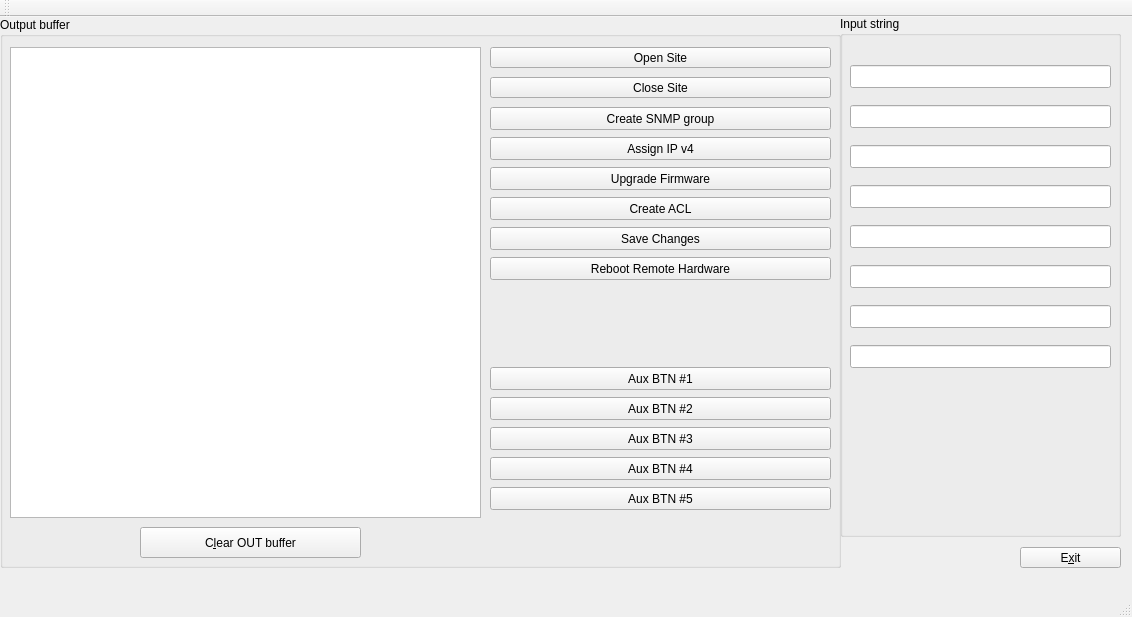
<?xml version="1.0" encoding="UTF-8"?>
<ui version="4.0">
 <class>iface</class>
 <widget class="QMainWindow" name="iface">
  <property name="geometry">
   <rect>
    <x>0</x>
    <y>0</y>
    <width>1132</width>
    <height>617</height>
   </rect>
  </property>
  <property name="windowTitle">
   <string>iface</string>
  </property>
  <widget class="QWidget" name="centralWidget">
   <widget class="QLineEdit" name="lineEdit">
    <property name="geometry">
     <rect>
      <x>850</x>
      <y>48</y>
      <width>261</width>
      <height>23</height>
     </rect>
    </property>
   </widget>
   <widget class="QLineEdit" name="lineEdit_2">
    <property name="geometry">
     <rect>
      <x>850</x>
      <y>88</y>
      <width>261</width>
      <height>23</height>
     </rect>
    </property>
   </widget>
   <widget class="QLineEdit" name="lineEdit_3">
    <property name="geometry">
     <rect>
      <x>850</x>
      <y>128</y>
      <width>261</width>
      <height>23</height>
     </rect>
    </property>
   </widget>
   <widget class="QLineEdit" name="lineEdit_4">
    <property name="geometry">
     <rect>
      <x>850</x>
      <y>168</y>
      <width>261</width>
      <height>23</height>
     </rect>
    </property>
   </widget>
   <widget class="QLineEdit" name="lineEdit_5">
    <property name="geometry">
     <rect>
      <x>850</x>
      <y>208</y>
      <width>261</width>
      <height>23</height>
     </rect>
    </property>
   </widget>
   <widget class="QLineEdit" name="lineEdit_6">
    <property name="geometry">
     <rect>
      <x>850</x>
      <y>248</y>
      <width>261</width>
      <height>23</height>
     </rect>
    </property>
   </widget>
   <widget class="QLineEdit" name="lineEdit_7">
    <property name="geometry">
     <rect>
      <x>850</x>
      <y>288</y>
      <width>261</width>
      <height>23</height>
     </rect>
    </property>
   </widget>
   <widget class="QLineEdit" name="lineEdit_8">
    <property name="geometry">
     <rect>
      <x>850</x>
      <y>328</y>
      <width>261</width>
      <height>23</height>
     </rect>
    </property>
   </widget>
   <widget class="QGroupBox" name="groupBox">
    <property name="geometry">
     <rect>
      <x>0</x>
      <y>0</y>
      <width>841</width>
      <height>551</height>
     </rect>
    </property>
    <property name="title">
     <string>Output buffer</string>
    </property>
    <widget class="QPushButton" name="pushButton_6">
     <property name="geometry">
      <rect>
       <x>490</x>
       <y>180</y>
       <width>341</width>
       <height>23</height>
      </rect>
     </property>
     <property name="text">
      <string>Create ACL</string>
     </property>
    </widget>
    <widget class="QPushButton" name="pushButton_5">
     <property name="geometry">
      <rect>
       <x>490</x>
       <y>150</y>
       <width>341</width>
       <height>23</height>
      </rect>
     </property>
     <property name="text">
      <string>Upgrade Firmware</string>
     </property>
    </widget>
    <widget class="QPushButton" name="pushButton_4">
     <property name="geometry">
      <rect>
       <x>490</x>
       <y>120</y>
       <width>341</width>
       <height>23</height>
      </rect>
     </property>
     <property name="text">
      <string>Assign IP v4</string>
     </property>
    </widget>
    <widget class="QPushButton" name="pushButton_3">
     <property name="geometry">
      <rect>
       <x>490</x>
       <y>90</y>
       <width>341</width>
       <height>23</height>
      </rect>
     </property>
     <property name="text">
      <string>Create SNMP group</string>
     </property>
    </widget>
    <widget class="QPushButton" name="pushButton_2">
     <property name="geometry">
      <rect>
       <x>490</x>
       <y>60</y>
       <width>341</width>
       <height>21</height>
      </rect>
     </property>
     <property name="text">
      <string>Close Site</string>
     </property>
    </widget>
    <widget class="QPushButton" name="pushButton">
     <property name="geometry">
      <rect>
       <x>490</x>
       <y>30</y>
       <width>341</width>
       <height>21</height>
      </rect>
     </property>
     <property name="text">
      <string>Open Site</string>
     </property>
    </widget>
    <widget class="QPushButton" name="pushButton_8">
     <property name="geometry">
      <rect>
       <x>490</x>
       <y>240</y>
       <width>341</width>
       <height>23</height>
      </rect>
     </property>
     <property name="text">
      <string>Reboot Remote Hardware</string>
     </property>
    </widget>
    <widget class="QPushButton" name="pushButton_10">
     <property name="geometry">
      <rect>
       <x>490</x>
       <y>380</y>
       <width>341</width>
       <height>23</height>
      </rect>
     </property>
     <property name="text">
      <string>Aux BTN #2</string>
     </property>
    </widget>
    <widget class="QPushButton" name="pushButton_11">
     <property name="geometry">
      <rect>
       <x>490</x>
       <y>410</y>
       <width>341</width>
       <height>23</height>
      </rect>
     </property>
     <property name="text">
      <string>Aux BTN #3</string>
     </property>
    </widget>
    <widget class="QPushButton" name="pushButton_12">
     <property name="geometry">
      <rect>
       <x>490</x>
       <y>440</y>
       <width>341</width>
       <height>23</height>
      </rect>
     </property>
     <property name="text">
      <string>Aux BTN #4</string>
     </property>
    </widget>
    <widget class="QPushButton" name="pushButton_13">
     <property name="geometry">
      <rect>
       <x>490</x>
       <y>470</y>
       <width>341</width>
       <height>23</height>
      </rect>
     </property>
     <property name="text">
      <string>Aux BTN #5</string>
     </property>
    </widget>
    <widget class="QPushButton" name="pushButton_7">
     <property name="geometry">
      <rect>
       <x>490</x>
       <y>210</y>
       <width>341</width>
       <height>23</height>
      </rect>
     </property>
     <property name="text">
      <string>Save Changes</string>
     </property>
    </widget>
    <widget class="QPushButton" name="pushButton_9">
     <property name="geometry">
      <rect>
       <x>490</x>
       <y>350</y>
       <width>341</width>
       <height>23</height>
      </rect>
     </property>
     <property name="text">
      <string>Aux BTN #1</string>
     </property>
    </widget>
    <widget class="QTextBrowser" name="textBrowser">
     <property name="geometry">
      <rect>
       <x>10</x>
       <y>30</y>
       <width>471</width>
       <height>471</height>
      </rect>
     </property>
    </widget>
    <widget class="QPushButton" name="pushButtonClear">
     <property name="geometry">
      <rect>
       <x>140</x>
       <y>510</y>
       <width>221</width>
       <height>31</height>
      </rect>
     </property>
     <property name="text">
      <string>C&amp;lear OUT buffer</string>
     </property>
    </widget>
   </widget>
   <widget class="QPushButton" name="pushButtonExit">
    <property name="geometry">
     <rect>
      <x>1020</x>
      <y>530</y>
      <width>101</width>
      <height>21</height>
     </rect>
    </property>
    <property name="text">
     <string>E&amp;xit</string>
    </property>
   </widget>
   <widget class="QGroupBox" name="groupBox_2">
    <property name="geometry">
     <rect>
      <x>840</x>
      <y>-1</y>
      <width>281</width>
      <height>521</height>
     </rect>
    </property>
    <property name="title">
     <string>Input string</string>
    </property>
   </widget>
   <zorder>groupBox_2</zorder>
   <zorder>groupBox</zorder>
   <zorder>lineEdit</zorder>
   <zorder>lineEdit_2</zorder>
   <zorder>lineEdit_3</zorder>
   <zorder>lineEdit_4</zorder>
   <zorder>lineEdit_5</zorder>
   <zorder>lineEdit_6</zorder>
   <zorder>lineEdit_7</zorder>
   <zorder>lineEdit_8</zorder>
   <zorder>pushButtonExit</zorder>
  </widget>
  <widget class="QMenuBar" name="menuBar">
   <property name="geometry">
    <rect>
     <x>0</x>
     <y>0</y>
     <width>1132</width>
     <height>20</height>
    </rect>
   </property>
  </widget>
  <widget class="QToolBar" name="mainToolBar">
   <attribute name="toolBarArea">
    <enum>TopToolBarArea</enum>
   </attribute>
   <attribute name="toolBarBreak">
    <bool>false</bool>
   </attribute>
  </widget>
  <widget class="QStatusBar" name="statusBar"/>
 </widget>
 <layoutdefault spacing="6" margin="11"/>
 <resources/>
 <connections/>
</ui>
